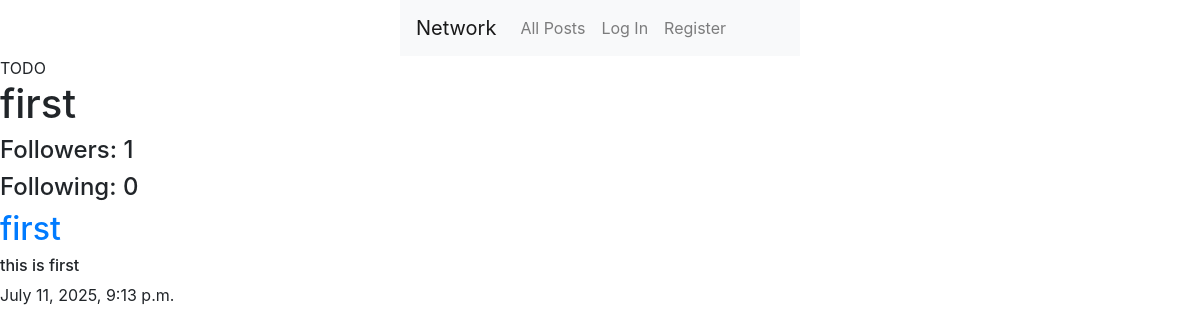
The page /profile/3 on the database its author committed.
### network/models.py (models this page shows, shortened)
class User(AbstractUser):
    pass

class Posts(models.Model):
    content = models.CharField(max_length=164)
    user = models.ForeignKey(User, on_delete=models.CASCADE, related_name="author")
    date = models.DateTimeField(auto_now_add=True)

### network/views.py (the view)
# urls.py: path('profile/<int:user_id>', views.profile, name="profile"),
def profile(request, user_id):
        user = User.objects.get(pk=user_id)
        Uposts = Posts.objects.filter(user=user).order_by('id').reverse()
        pagi = Paginator(Uposts, 10)
        paginumber = request.GET.get('page')
        pagePosts = pagi.get_page(paginumber)
        following = Follow.objects.filter(user=user)
        followers = Follow.objects.filter(user_follower=user)
        try:
            checkFollow = followers.filter(user=User.objects.get(pk=request.user.id))
            print(checkFollow)
            if len(checkFollow) != 0:
                isFollowing = True
            else:
                isFollowing = False
        except:
            isFollowing = False
        context = {
            "isFollowing":isFollowing,
            "user_profile":user,
            "following":following,
            "followers":followers,
            "name":user.username,
            "posts":Uposts,
            "pagePosts":pagePosts,
        }
        return render(request, "network/profile.html", context)

### network/templates/network/profile.html (shortened to what this page needs)
{% extends "network/layout.html" %}
{% block body %}
    TODO
    <h1>{{name}}</h1>
    <div class="cont">
        <div>
            <h4>Followers: {{followers.count}}</h4>
            <h4>Following: {{following.count}}</h4>
        </div>
    </div>
    <div>
        {%for post in pagePosts %}
          <div>
            <h2><a href="{%url 'profile' user_id=post.user.id%}">{{post.user}}</a></h2>
            <h6>{{post.content}}</h6>
            <p>{{post.date}}</p>
          </div>
        {%endfor%}
    </div>
{% endblock %}

### rows shown on the page
User: username "first"
Posts: user "first", content "this is first", date "July 11, 2025, 9:13 p.m."

### other values the page prints
{{ followers.count }} "1"
{{ following.count }} "0"
